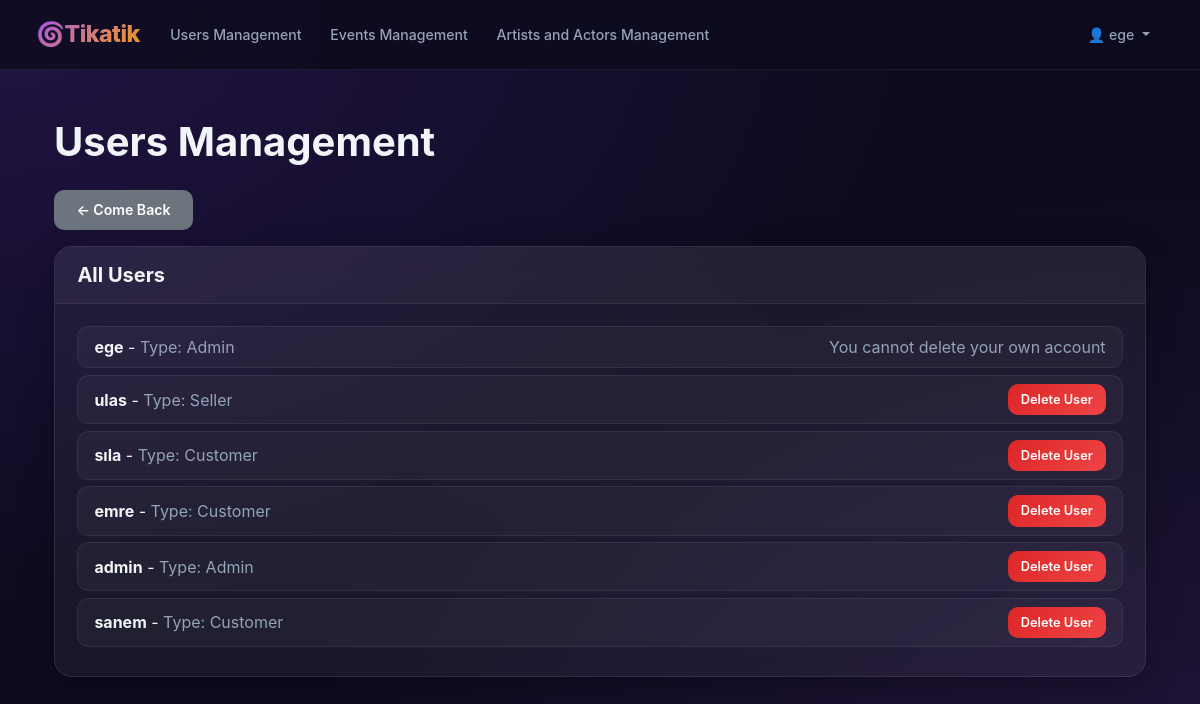
The page /admin_panel/users/ (signed in) on the database as committed earlier.
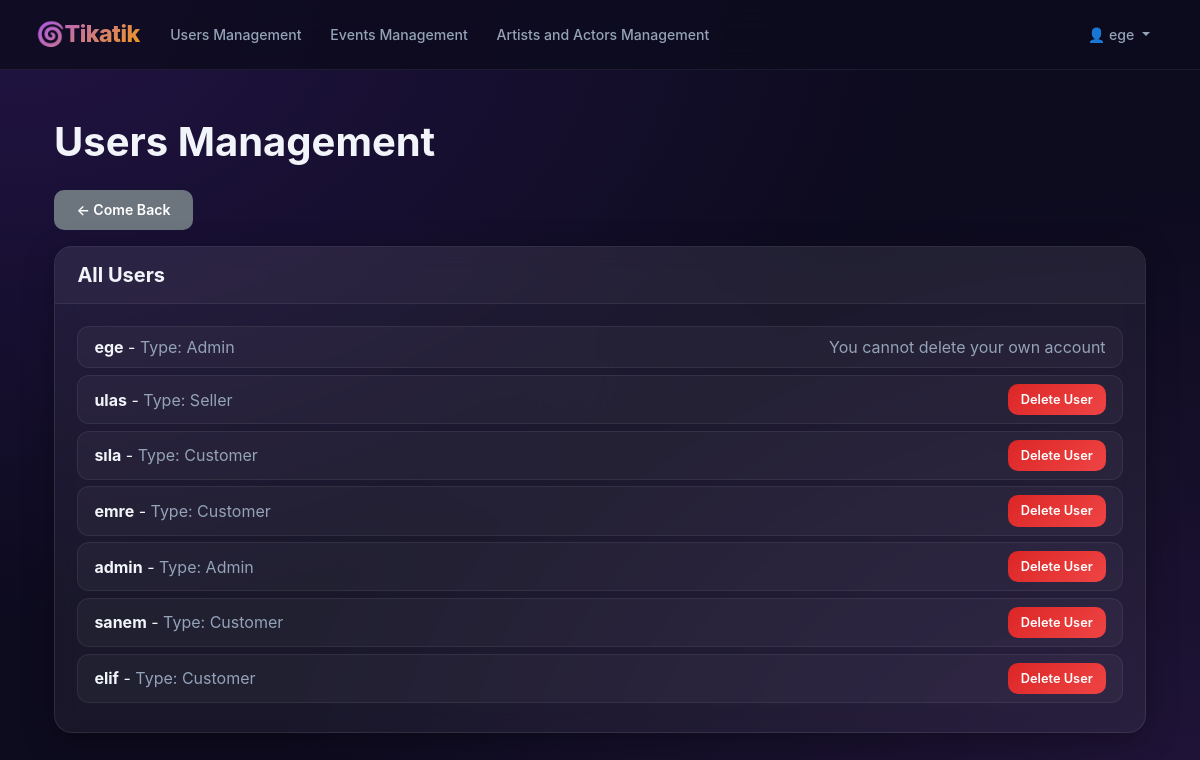
The same page on the database as committed later.
### app/models.py (models this page shows, shortened)
class CustomUser(AbstractUser):
    USER_TYPE_CHOICES = (
        ('C', 'Customer'),
        ('S', 'Seller'),
        ("A", "Admin"), )
    user_type = models.CharField(max_length=1, choices=USER_TYPE_CHOICES, default='C')
    followed_artists = models.ManyToManyField('Artist', blank=True, related_name='followers')
    followed_actors = models.ManyToManyField('Actor', blank=True, related_name='actor_followers')

### app/views.py (the view)
# urls.py: path('admin_panel/users/', views.manage_users, name='manage_users'),
@user_passes_test(is_admin)
def manage_users(request):
    users = CustomUser.objects.all()
    context = {'users': users }
    return render(request, 'app/manage_users.html', context)

### app/views.py (called while the page is built)
def is_admin(user):
    return user.is_authenticated and user.user_type == 'A'

### app/templates/app/manage_users.html (shortened to what this page needs)
{% extends 'app/admin_navbar.html' %}
{% load static %}
{% load crispy_forms_tags %}
{% block content %}
<div class="container mt-5">
    <h1 class="mb-4">Users Management</h1>
    <a href="{% url 'custom_admin_dashboard' %}" class="btn btn-secondary mb-3">← Come Back</a>
    <div class="card">
        <div class="card-header">
            <h5 class="mb-0">All Users</h5>
        </div>
        <div class="card-body">
            <ul class="list-group">
                {% for user_to_manage in users %}
                <li class="list-group-item d-flex justify-content-between align-items-center">
                    <div>
                        <strong>{{ user_to_manage.username }}</strong> - <span class="text-muted">Type: {{ user_to_manage.get_user_type_display }}</span>
                    </div>
                    {% if user_to_manage != request.user %}
                    <form action="{% url 'delete_user' user_to_manage.id %}" method="post" onsubmit="return confirm('Are you sure you want to delete {{ user_to_manage.username }}?');">
                        <button type="submit" class="btn btn-danger btn-sm">Delete User</button>
                    </form>
                    {% else %}
                    <span class="text-muted">You cannot delete your own account</span>
                    {% endif %}
                </li>
                {% endfor %}
            </ul>
        </div>
    </div>
</div>
{% endblock %}

### app/templates/app/admin_navbar.html (shortened to what this page needs)
{% load static %}
{% load crispy_forms_tags %}
<!DOCTYPE html>
<html lang="tr">
<head>
    <link href="https://cdn.jsdelivr.net/npm/bootstrap@5.3.3/dist/css/bootstrap.min.css" rel="stylesheet">
    <link rel="stylesheet" href="{% static 'css/style.css' %}">
    <link rel="stylesheet" href="https://cdn.jsdelivr.net/npm/bootstrap-icons@1.11.3/font/bootstrap-icons.min.css">
</head>
<body>
<nav class="navbar navbar-expand-lg navbar-dark bg-dark">
    <div class="container-fluid">
        <a class="navbar-brand" href="{% url 'custom_admin_dashboard' %}">🌀Tikatik</a>
        <div class="collapse navbar-collapse" id="navbarMenu">
            <ul class="navbar-nav me-auto">
                {% if request.user.is_authenticated %}
                    <li class="nav-item"><a class="nav-link" href="{% url 'manage_users' %}">Users Management</a></li>
                    <li class="nav-item"><a class="nav-link" href="{% url 'manage_events' %}">Events Management</a></li>
                    <li class="nav-item"><a class="nav-link" href="{% url 'manage_artists_and_actors' %}">Artists and Actors Management</a></li>
                {% else %}
                    <li class="nav-item"><a class="nav-link" href="{% url 'login' %}">Users Management</a></li>
                    <li class="nav-item"><a class="nav-link" href="{% url 'login' %}">Events Management</a></li>
                    <li class="nav-item"><a class="nav-link" href="{% url 'login' %}">Artists and Actors Management</a></li>
                {% endif %}
            </ul>
            {% if request.user.is_authenticated %}
                <ul class="navbar-nav ms-auto">
                    <li class="nav-item dropdown">
                        <a class="nav-link dropdown-toggle" href="#" id="navbarDropdown" role="button" data-bs-toggle="dropdown" aria-expanded="false">
                            👤 {{ request.user.username }}
                        </a>
                    </li>
                </ul>
            {% endif %}
        </div>
    </div>
</nav>
<div class="container mt-4">
    {% block content %}{% endblock %}
</div>
</body>
</html>

Rows that differ between the two databases and show on the page:
added CustomUser: username "elif", user_type "Customer"
